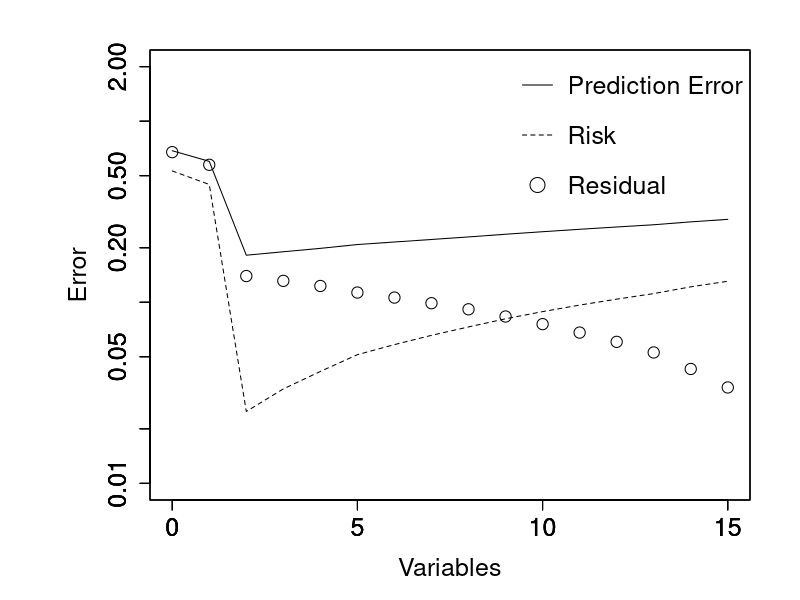

Source code (R):
# 数値実験の準備
set.seed(2017)
n <- 20 
mmax <- 15 
S1 <- 100
S2 <- 100
sigma <- 0.4
x <- 2 * (0:(n - 1)) / (n - 1) - 1
X <- rep(1, n)
for (m in 1:mmax) X <- cbind(X, x^m)
tb <- rep(0, mmax + 1)
tb[1:3] <- c(2.5, -0.5, -2)
tf <- X %*% tb
# 予測用サンプルセットの生成
Z <- NULL
for (s2 in 1:S2) Z <- cbind(Z, tf + rnorm(n, 0, sigma))
# 各推定用サンプルに対して最小二乗推定を行い，予測二乗誤差などを計算する
pe1 <- pe2 <- ee <- NULL
for (s1 in 1:S1) {
# 推定用サンプルの生成
  y <- tf + rnorm(n, 0, sigma)
  PEtmp1 <- PEtmp2 <- EEtmp <- NULL
# 次数を変えながら最小二乗推定量を計算
  for (m in 1:(mmax + 1)) {
    Xm <- X[, 1:m]
    bm <- solve(t(Xm) %*% Xm) %*% t(Xm) %*% y
    fm <- Xm %*% bm
    ptmp <- 0
    for (s2 in 1:S2) {
      ptmp <- ptmp + mean((Z[, s2] - fm)^2)
    }
# 予測二乗誤差の計算
    PEtmp1 <- append(PEtmp1, ptmp / S2)
# リスクの計算
    PEtmp2 <- append(PEtmp2, mean((tf - fm)^2))
# 残差二乗平均の計算
    EEtmp <- append(EEtmp, mean((y - fm)^2))
  }
  pe1 <- rbind(pe1, PEtmp1)
  pe2 <- rbind(pe2, PEtmp2)
  ee <- rbind(ee, EEtmp)
}
PE1 <- apply(pe1, 2, mean)
PE2 <- apply(pe2, 2, mean)
EE <- apply(ee, 2, mean)
# 残差二乗平均，予測二乗誤差およびリスクの描画
par(omi = c(0, 0, 0, 0))
par(mai = c(1.0, 1.5, 0.5, 0.5))
par(ps = 18)
xlim <- c(0, mmax)
ylim<- c(0.01, 2)
ltys <- c(1, 2, -1)
pchs <- c(-1, -1, 1)
plot(0:mmax, PE1, log = "y", type = "l", lty = ltys[1], xlim = xlim, ylim = ylim, xlab = "Variables", ylab = "Error", main = "")
par(new = T)
plot(0:mmax, PE2, log = "y", type = "l", lty = ltys[2], xlim = xlim, ylim = ylim, xlab = "", ylab = "", main = "")
par(new = T)
plot(0:mmax, EE, log = "y", pch = pchs[3], cex = 1.5, xlim = xlim, ylim = ylim, xlab = "", ylab = "", main = "")
labels <- c("Prediction Error", "Risk", "Residual")
legend("topright",  legend  =  labels,  pch = pchs, lty = ltys,  bty = "n", y.intersp = 2.5, pt.cex = 2)

